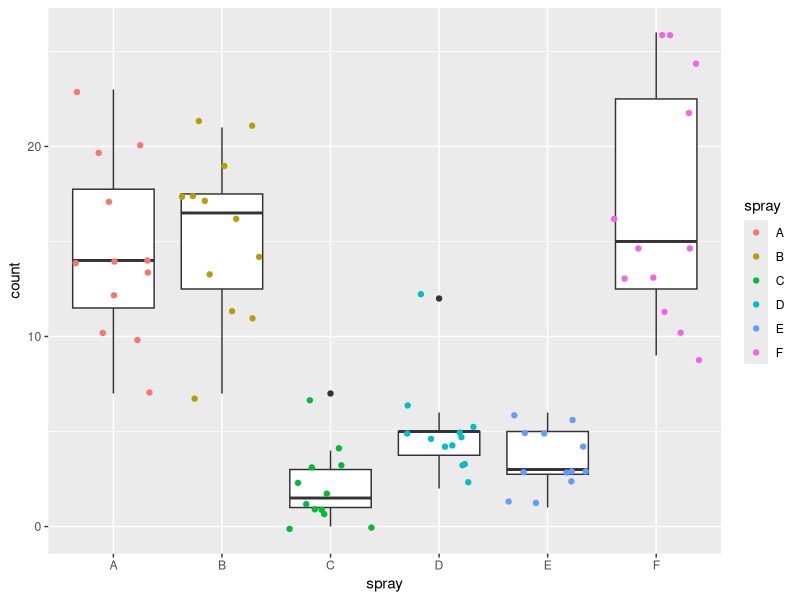
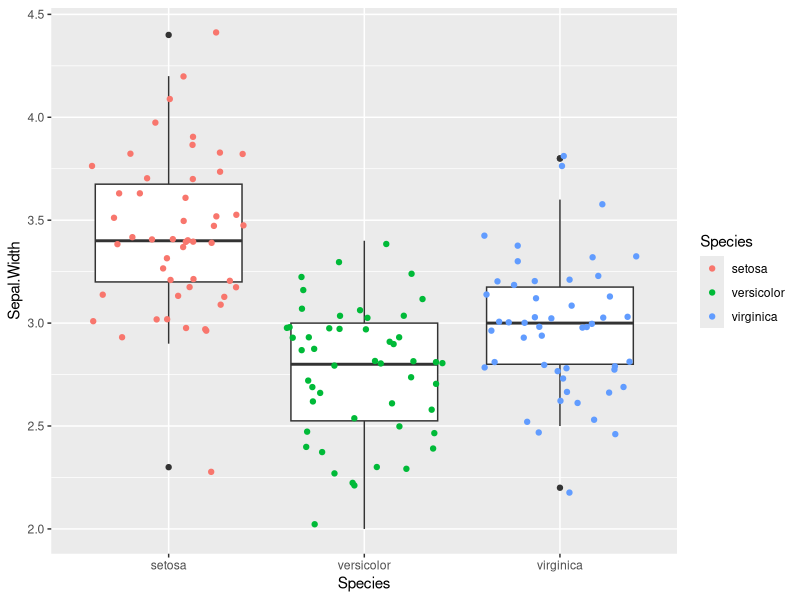
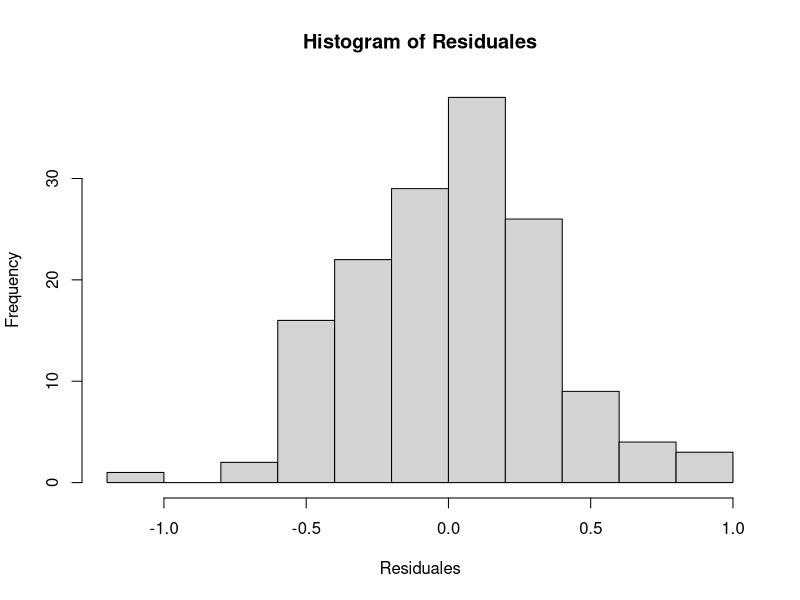
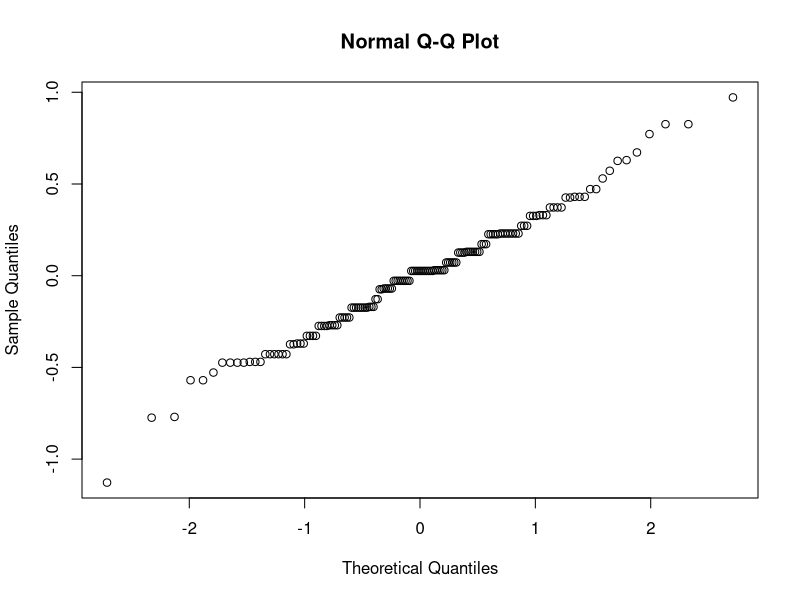
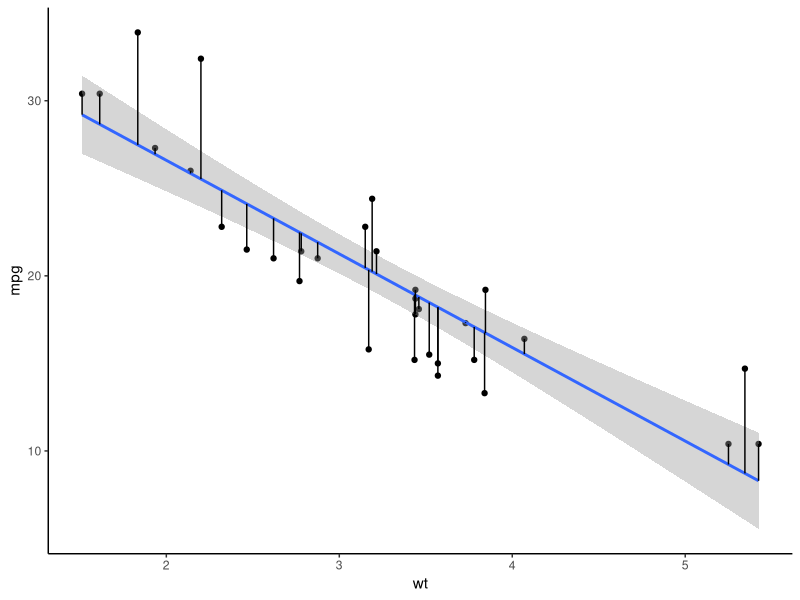

Write R code to recreate these figures, in order.
## ---- chunk 1
knitr::opts_chunk$set(echo = FALSE, warning = FALSE, message = FALSE)
suppressMessages(suppressWarnings(library(tidyverse, quietly = TRUE)))
## ---- chunk 2
ggplot(InsectSprays, aes(x = spray, y = count)) + geom_boxplot() + geom_jitter(aes(color = spray)) 
## ---- chunk 3
bartlett.test(count ~ spray, data = InsectSprays)
## ---- chunk 4
ggplot(iris, aes(x = Species, y = Sepal.Width)) + geom_boxplot() + geom_jitter(aes(color = Species)) 
## ---- chunk 5
bartlett.test(Sepal.Width ~ Species, data = iris)
## ---- chunk 6
ANOVA.Iris <- aov(Sepal.Width ~ Species, data = iris)
## ---- chunk 7
Residuales <- ANOVA.Iris$residuals
library(broom)
Resultados <- augment(ANOVA.Iris)
## ---- chunk 8
knitr::kable(head(Resultados), caption= "primeras 6 observaciones del dataframe resultante de augment", digits = 3)
## ---- chunk 9
hist(Residuales)
## ---- chunk 10
qqnorm(Residuales)
## ---- chunk 11
shapiro.test(Residuales)
## ---- chunk 12
testy <- augment(lm(mpg ~ wt, data =mtcars))
ggplot(testy, aes(x = wt, y = mpg)) + geom_point() + geom_smooth(method="lm") + geom_segment(aes(xend = wt, yend = .fitted)) + theme_classic()
## ---- chunk 13
library(knitr)
include_app(url = "http://admin.derek-corcoran-barrios.com/shiny/rstudio/sample-apps/Shiny1/", height = "800px")
